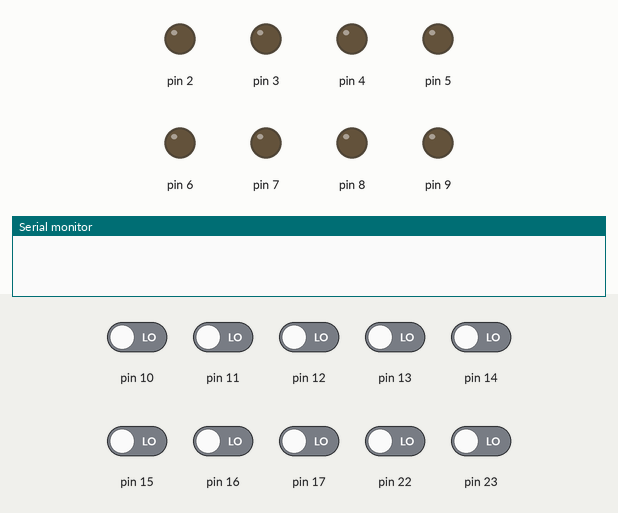
The sketch below on a simulated Arduino Uno, built with avr-gcc and run on an emulated ATmega328P. Parts: output pins drawn as LEDs (lit = HIGH), the last lines printed to the serial monitor. The test bench sets the inputs (shaded band); at power-on: pin 10–17, pin 22, pin 23 LOW.

Above: at 1.2 s.
1.3 s: pin 10 driven HIGH
At 1.6 s:
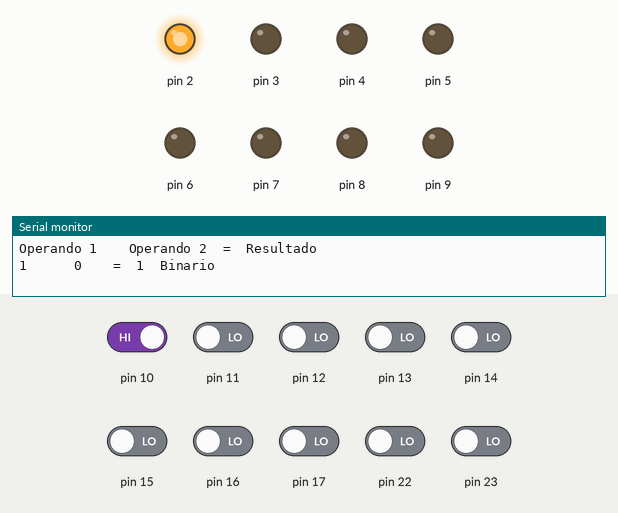
2.8 s: pin 11 driven HIGH
At 3.9 s:
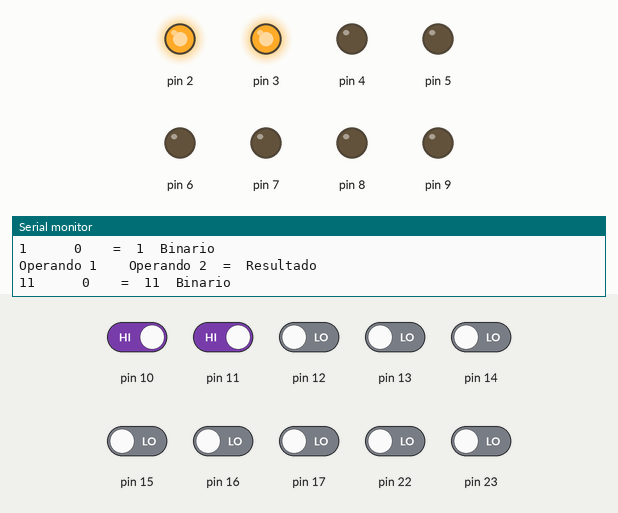
4.3 s: pin 12 driven HIGH
At 5.1 s:
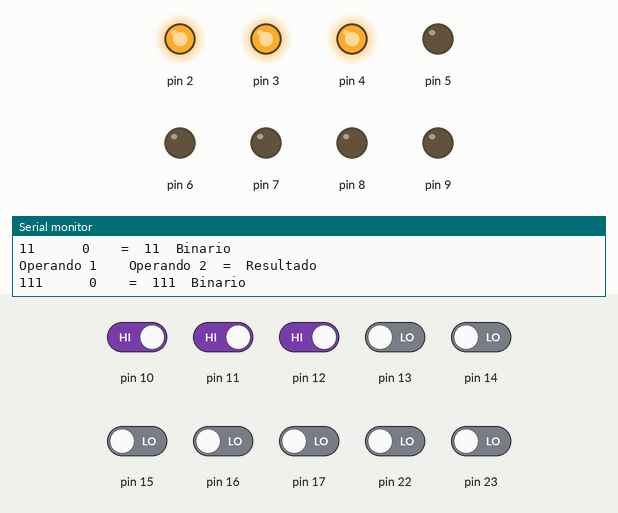
5.8 s: pin 13 driven HIGH
At 6.2 s:
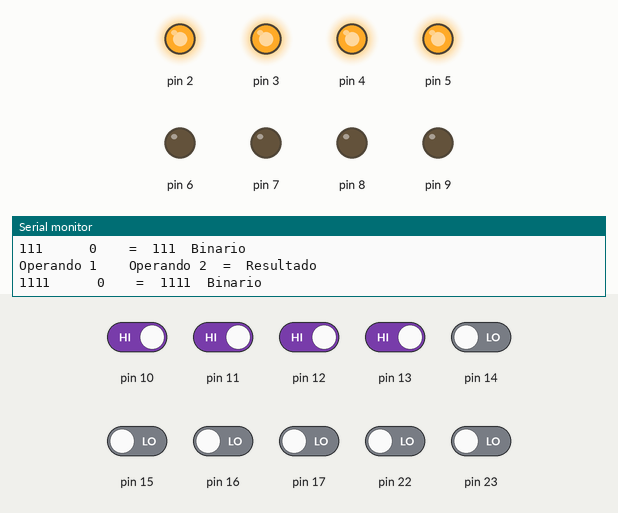
7.3 s: pin 10 driven LOW
At 8.5 s:
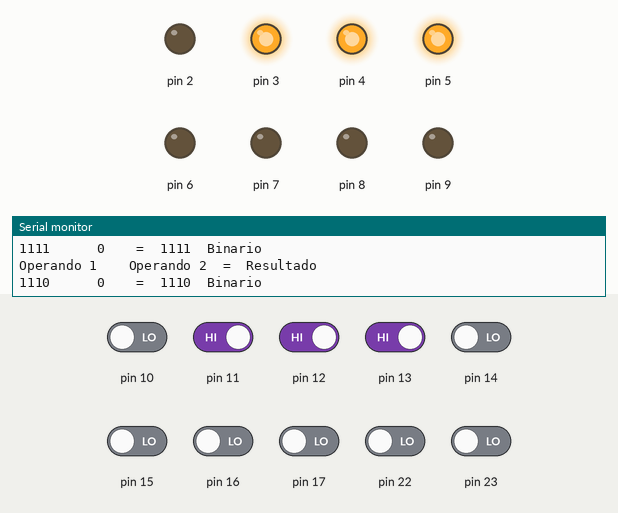
8.8 s: pin 11 driven LOW
At 9.7 s:
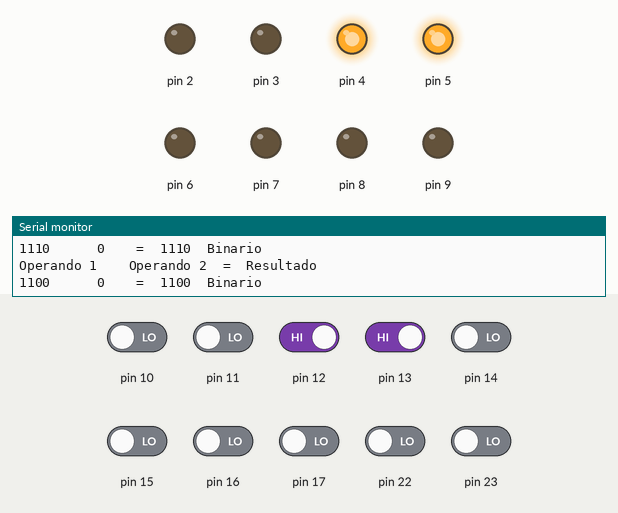
Timing chart, 0 to 11.3 s (numbered marks = the images above; inputs shaded):
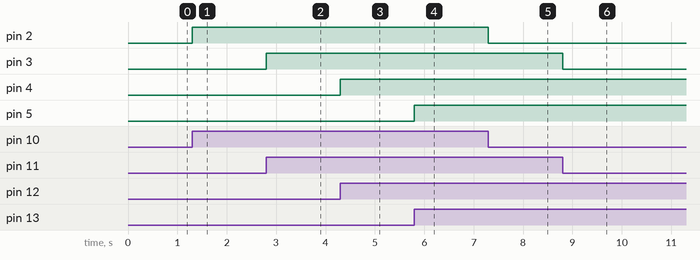

Measured:
- after the input at 1.3 s, pin 2: LOW → HIGH at once
- after the input at 2.8 s, pin 3: LOW → HIGH at once
- after the input at 4.3 s, pin 4: LOW → HIGH at once
- after the input at 5.8 s, pin 5: LOW → HIGH at once
- after the input at 7.3 s, pin 2: HIGH → LOW at once
- after the input at 8.8 s, pin 3: HIGH → LOW at once

The sketch:

OperacionesBitABit.ino
```cpp
/*******************************************************************************
  *  Áster Electrónica
  *  Operaciones Bit a Bit
  *  Abstract: En este ejemplo, se usan operadores bit a bit en dos números
  *  de 4 bits cada uno.
  *  Creado por Miguel AngelLo.
  *  LinkedIn: @miguelangello21
  *  Conexiones físicas:
  *        Tarjeta UNO | Entradas
  *               5V -> VCC
  *              GND -> GND
  *               A0 <- C0
  *               A1 <- C1
  *               A2 <- C2
  *               A3 <- C3
  *               10 <- B0
  *               11 <- B1
  *               12 <- B2
  *               13 <- B3
  *        Tarjeta UNO | Salidas
  *               5V -> VCC
  *              GND -> GND
  *                2 -> D0
  *                3 -> D1
  *                4 -> D2
  *                5 -> D3
  *                6 -> D4
  *                7 -> D5
  *                8 -> D6
  *                9 -> D7
********************************************************************************/
  //Declaramos tres variables, en este caso las variable serán de tipo char por ser un tipo de dato signado
  byte operando1 = 0;
  byte operando2 = 0;
  byte resultado = 0;
  byte comparador= 0;
  byte salida= 0;

//void setup es un ciclo que sólo se ejecuta una vez, sirve para ejecutar las configuraciones del microcontrolador al encenderlo
void setup() {
  //Declaramos todo el puerto B y C como entrada
  //Declaramos como entrada PB2,PB3,PB4 y PB5. En este caso PB0 y PB1 serán salidas.
  DDRB = B00000011;
  //Declaramos todo el puerto C como entrada.
  DDRC = B00000000;
  //Declaramos PD2,PD3,PD4,PD5,PD6 y PD7 como entradas SIN modificar el estado de PD0 y PD1.
  DDRD |= B11111100;

  //Iniciamos la comunicación serial
  Serial.begin(9600);


}

//void loop es un ciclo que se va a ejecutar de manera infinita, es un bucle infinito
void loop() {
  //Le asigno a la variable 'operando1' el valor del puertoB recorrido 2 lugares hacia la derecha e "ignoro" los 4 bits más significativos.
  operando1 = (PINB>>2) & B00001111;
  //Le asigno a la variable 'operando2' el valor del puerto C e 'ignoro' los 4 bits más significativos.
  operando2 = PINC & B00001111;
  //-----------------------------------------Este bloque de código se modifica dependiendo la operación que queremos

  //resultado = operando1 & operando2;
  resultado = operando1 | operando2;

  //-----------------------------------------------------------------------------------------------------------------
  //Le asigno a la variable salida el valor del resultado, pero recorrido dos lugares hacia la izquierda.
  salida = resultado << 2;

  //Si el valor del resultado cambia, quiere decir que hubo un cambio en las entradas
  //entonces la salida cambiará, de no ser así, el resultado se estará imprimiendo para siempre.
  if(resultado != comparador){
    //Asigno al puertoD la salida de la resta
    PORTD = salida;
    //Esta función imprime la operación en la terminal serial
    imprimeResultado();
    //Almaceno en la variable 'comparador' el último resultado para futuras comparaciones.
    comparador=resultado;
  }

}
//Yo hice esta función(:
void imprimeResultado(){
  Serial.print("Operando 1");
  Serial.print("\t\t");
  Serial.print("Operando 2");
  Serial.print("\t=\t");
  Serial.println("Resultado");


  Serial.print(operando1,BIN);
  Serial.print("\t\t\t");
  Serial.print(operando2,BIN);
  Serial.print("\t\t=\t");
  Serial.print(resultado,BIN);
  Serial.println("\tBinario");
  }
```
